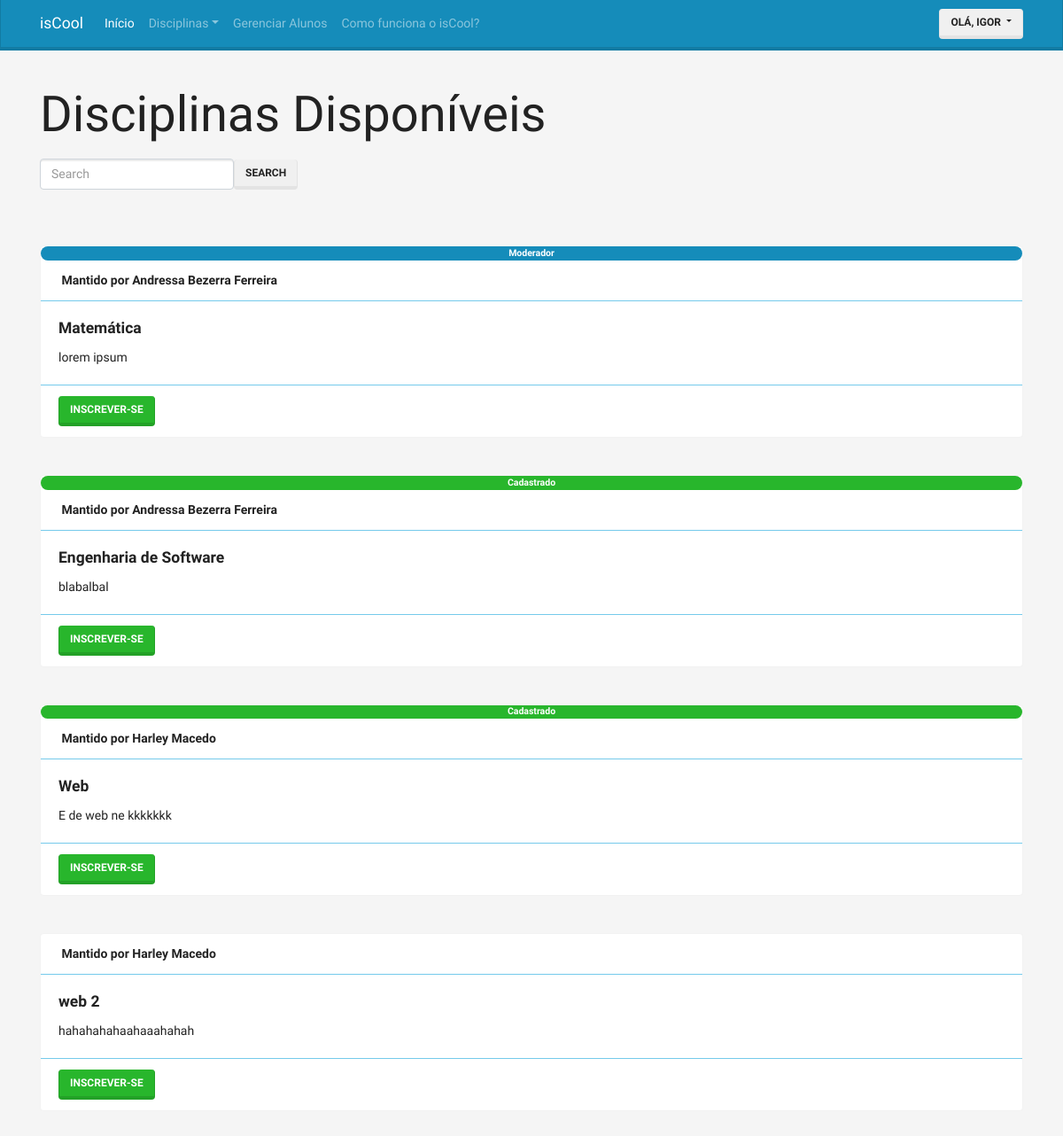
The app's page /disciplina/ver-disciplinas/ (signed in) with its own data.
### accounts/models.py (models this page shows, shortened)
class User(AbstractBaseUser, PermissionsMixin):
    username = models.CharField(
        'Apelido / Usuário', max_length=30, unique=True, validators=[
            validators.RegexValidator(
                re.compile('^[\w.@+-]+$'),
                'Informe um nome de Usuário Válido. '
                'Este valor deve conter apenas letras e números.'
                'e os caracteres: @/./+/-/_.'
                , 'invalid'
            )
        ], help_text='Um nome curto que será usado para identificá-lo de forma única na plataforma'
    )
    name = models.CharField('Nome', max_length=100, blank=True)
    email = models.EmailField('E-mail',unique=True)
    is_staff = models.BooleanField('Equipe', default=False)
    is_active = models.BooleanField('Ativo', default=True)
    date_joined = models.DateTimeField('Data de Entrada', auto_now_add=True)
    is_student = models.BooleanField('Aluno', default=False)
    is_moderator = models.BooleanField('Moderador', default=False)
    is_teacher = models.BooleanField('Professor', default=False)
    avatar = models.ImageField('Avatar', upload_to='avatars', blank='true', default='avatars/user.png')
    USERNAME_FIELD = 'username'
    REQUIRED_FIELDS = ['email']
    objects = UserManager()
    class Meta:
        verbose_name = 'Usuário'
        verbose_name_plural = 'Usuários'
    def __str__(self):
        return self.name or self.username
    def get_short_name(self):
        return str(self).split(" ")[0]

### discipline/models.py (models this page shows, shortened)
class RegisterStudent(models.Model):
    STATUS_CHOICE = (
        (0, 'Aguardando Confirmação'),
        (1, 'Adicionado na Disciplina'),
        (2, 'Solicitação Recusada'),
        (3, 'Administrador'),
    )
    class Meta:
        verbose_name = 'Registro'
        verbose_name_plural = 'Registros'
        unique_together = (('student', 'discipline'),)
        ordering = ['-join']
    student = models.ForeignKey('accounts.User', verbose_name='Aluno', on_delete=models.DO_NOTHING)
    discipline = models.ForeignKey('Discipline', verbose_name='Disciplina', on_delete=models.DO_NOTHING)
    status = models.IntegerField('Situação', choices=STATUS_CHOICE, default=0)
    join = models.DateTimeField('Registrado', auto_now_add=True)

class Discipline(models.Model):
    teacher = models.ForeignKey('accounts.User', verbose_name='Professor(a)', on_delete=models.DO_NOTHING)
    name = models.CharField('Nome', max_length=25)
    description = models.TextField('Descição')
    class Meta:
        verbose_name = 'Disciplina'
        verbose_name_plural = 'Disciplinas'

### discipline/views.py (called while the page is built)
    def __call__(self, request):
        if request.user.is_student == False:
            return redirect('error')
        if request.method == 'POST':
            form = RegisterStudentForm(request.POST)
            if form.is_valid:
                form.save()
            else:
                print(form.errors)
        else:
            form = RegisterStudentForm()
        context = {
            'form': RegisterStudentForm,
            'disciplines': Discipline.objects.all(),
            'registers': RegisterStudent.objects.get_queryset().filter(student=request.user),
        }
        return render(request, 'discipline/list-disciplines.html', context)

### discipline/templates/discipline/list-disciplines.html (shortened to what this page needs)
{% extends "base.html" %}
{% load widget_tweaks %}
{% load thumbnail %}
{% block container %}
  <div class="container margin-top">
    <p class="display-4">Disciplinas Disponíveis</p>
    <form class="form-inline">
      <input class="form-control" type="text" placeholder="Search">
      <button class="btn btn-secondary my-2 my-sm-0" type="submit">Search</button>
    </form>
    <br><br><br>
    {% for discipline in disciplines %}
        <div class="card bg-light">
          {% for register in registers %}
          {% if register.discipline.id == discipline.id and register.status == 1 %}<span class="badge badge-pill badge-success">Cadastrado</span>{% endif %}
          {% if register.discipline.id == discipline.id and register.status == 3 %}<span class="badge badge-pill badge-primary">Moderador</span>{% endif %}
          {% endfor %}
          <div class="card-header bg-transparent border-info">
             <strong>Mantido por {{discipline.teacher}}</strong>
           </div>
        <div class="card-body">
          <h5 class="card-title"><strong>{{discipline.name}}</strong></h5>
          <p class="card-text">{{discipline.description}}</p>
        </div>
        <div class="card-footer bg-transparent border-info">
          <form class="" action="" method="post">
            <button type="submit" class="btn btn-success" name="button">Inscrever-se</button>
          </form>
        </div>
      </div>
      <br><br>
    {% endfor %}
    </div>
{% endblock %}

### core/templates/base.html (shortened to what this page needs)
<!doctype html>
{% load static %}
<html lang="pt">
<head>
  <link rel="stylesheet" href="{% static 'css/bootstrap.min.css' %} ">
  <link rel="stylesheet" href="{% static 'css/extra.css' %}">
</head>
<body>
  <nav class="navbar navbar-expand-lg navbar-dark bg-primary fixed-top">
    <div class="container d-flex justify-content-between">
    <a class="navbar-brand" href="#">isCool</a>
    <div class="collapse navbar-collapse" id="navbarColor01">
        <ul class="navbar-nav mr-auto">
          <li class="nav-item active">
            <a class="nav-link" href="/">Início <span class="sr-only">(current)</span></a>
          </li>
      <li class="nav-item">
        <li class="nav-item dropdown">
            <a class="nav-link dropdown-toggle" data-toggle="dropdown" href="#" role="button" aria-haspopup="true" aria-expanded="false">Disciplinas</a>
          </li>
        </li>
        <li class="nav-item">
          <a class="nav-link" href="{% url 'discipline:listStudent' %}">Gerenciar Alunos</a>
        </li>
        <li class="nav-item disabled">
          <a class="nav-link" href="#">Como funciona o isCool?</a>
        </li>
      </ul>
        <div class="nav-item dropdown">
          <button type="button" class="btn btn-secondary dropdown-toggle" data-toggle="dropdown" aria-haspopup="true" aria-expanded="false">
            olá, {{user.get_short_name}}
         </button>
        </div>
      </div>
    </div>
  </nav>
  {% block container %}
  {% endblock %}
</body>
</html>

### core/static/css/extra.css (style rules this page uses)
.margin-top { margin-top: 6rem; }
body { background-color: #f5f5f5; }

### records on screen
User: get_short_name "IGOR"
Discipline: teacher "Andressa Bezerra Ferreira", name "Matemática", description "lorem ipsum"
RegisterStudent: status "Moderador"
Discipline: teacher "Andressa Bezerra Ferreira", name "Engenharia de Software", description "blabalbal"
RegisterStudent: status "Cadastrado"
Discipline: teacher "Harley Macedo", name "Web", description "E de web ne kkkkkkk"
RegisterStudent: status "Cadastrado"
Discipline: teacher "Harley Macedo", name "web 2", description "hahahahahaahaaahahah"
